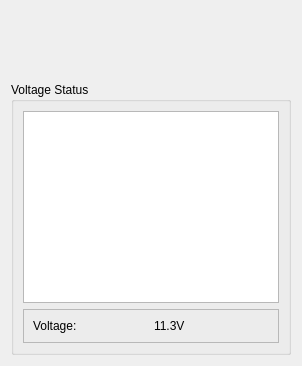
             <widget class="QWidget" name="page25PresentVoltage">
              <layout class="QVBoxLayout" name="verticalLayout_56">
               <item>
                <spacer name="verticalSpacer_27">
                 <property name="orientation">
                  <enum>Qt::Vertical</enum>
                 </property>
                 <property name="sizeHint" stdset="0">
                  <size>
                   <width>20</width>
                   <height>71</height>
                  </size>
                 </property>
                </spacer>
               </item>
               <item>
                <widget class="QGroupBox" name="gbPresentVoltage">
                 <property name="title">
                  <string>Voltage Status</string>
                 </property>
                 <layout class="QVBoxLayout" name="verticalLayout_55">
                  <item>
                   <widget class="QGraphicsView" name="gvPresentVoltage"/>
                  </item>
                  <item>
                   <widget class="QFrame" name="frame_31">
                    <property name="frameShape">
                     <enum>QFrame::StyledPanel</enum>
                    </property>
                    <property name="frameShadow">
                     <enum>QFrame::Raised</enum>
                    </property>
                    <layout class="QHBoxLayout" name="horizontalLayout_22">
                     <item>
                      <widget class="QLabel" name="label_4">
                       <property name="text">
                        <string>Voltage:</string>
                       </property>
                      </widget>
                     </item>
                     <item>
                      <widget class="QLabel" name="lblPresentVoltageValue">
                       <property name="text">
                        <string>11.3V</string>
                       </property>
                      </widget>
                     </item>
                    </layout>
                   </widget>
                  </item>
                 </layout>
                </widget>
               </item>
              </layout>
             </widget>
